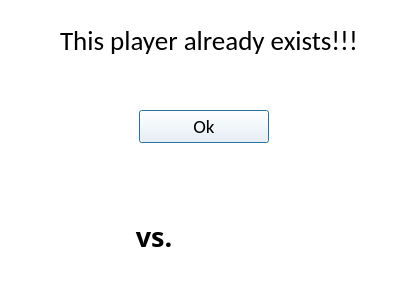
<?xml version="1.0" encoding="UTF-8"?>
<ui version="4.0">
 <class>existPlayer_qdialog</class>
 <widget class="QDialog" name="existPlayer_qdialog">
  <property name="geometry">
   <rect>
    <x>0</x>
    <y>0</y>
    <width>410</width>
    <height>290</height>
   </rect>
  </property>
  <property name="minimumSize">
   <size>
    <width>410</width>
    <height>290</height>
   </size>
  </property>
  <property name="maximumSize">
   <size>
    <width>410</width>
    <height>290</height>
   </size>
  </property>
  <property name="palette">
   <palette>
    <active>
     <colorrole role="WindowText">
      <brush brushstyle="SolidPattern">
       <color alpha="255">
        <red>0</red>
        <green>0</green>
        <blue>0</blue>
       </color>
      </brush>
     </colorrole>
     <colorrole role="Button">
      <brush brushstyle="SolidPattern">
       <color alpha="255">
        <red>255</red>
        <green>255</green>
        <blue>255</blue>
       </color>
      </brush>
     </colorrole>
     <colorrole role="Light">
      <brush brushstyle="SolidPattern">
       <color alpha="255">
        <red>255</red>
        <green>255</green>
        <blue>255</blue>
       </color>
      </brush>
     </colorrole>
     <colorrole role="Midlight">
      <brush brushstyle="SolidPattern">
       <color alpha="255">
        <red>255</red>
        <green>255</green>
        <blue>255</blue>
       </color>
      </brush>
     </colorrole>
     <colorrole role="Dark">
      <brush brushstyle="SolidPattern">
       <color alpha="255">
        <red>127</red>
        <green>127</green>
        <blue>127</blue>
       </color>
      </brush>
     </colorrole>
     <colorrole role="Mid">
      <brush brushstyle="SolidPattern">
       <color alpha="255">
        <red>170</red>
        <green>170</green>
        <blue>170</blue>
       </color>
      </brush>
     </colorrole>
     <colorrole role="Text">
      <brush brushstyle="SolidPattern">
       <color alpha="255">
        <red>0</red>
        <green>0</green>
        <blue>0</blue>
       </color>
      </brush>
     </colorrole>
     <colorrole role="BrightText">
      <brush brushstyle="SolidPattern">
       <color alpha="255">
        <red>255</red>
        <green>255</green>
        <blue>255</blue>
       </color>
      </brush>
     </colorrole>
     <colorrole role="ButtonText">
      <brush brushstyle="SolidPattern">
       <color alpha="255">
        <red>0</red>
        <green>0</green>
        <blue>0</blue>
       </color>
      </brush>
     </colorrole>
     <colorrole role="Base">
      <brush brushstyle="SolidPattern">
       <color alpha="255">
        <red>255</red>
        <green>255</green>
        <blue>255</blue>
       </color>
      </brush>
     </colorrole>
     <colorrole role="Window">
      <brush brushstyle="SolidPattern">
       <color alpha="255">
        <red>255</red>
        <green>255</green>
        <blue>255</blue>
       </color>
      </brush>
     </colorrole>
     <colorrole role="Shadow">
      <brush brushstyle="SolidPattern">
       <color alpha="255">
        <red>0</red>
        <green>0</green>
        <blue>0</blue>
       </color>
      </brush>
     </colorrole>
     <colorrole role="AlternateBase">
      <brush brushstyle="SolidPattern">
       <color alpha="255">
        <red>255</red>
        <green>255</green>
        <blue>255</blue>
       </color>
      </brush>
     </colorrole>
     <colorrole role="ToolTipBase">
      <brush brushstyle="SolidPattern">
       <color alpha="255">
        <red>255</red>
        <green>255</green>
        <blue>220</blue>
       </color>
      </brush>
     </colorrole>
     <colorrole role="ToolTipText">
      <brush brushstyle="SolidPattern">
       <color alpha="255">
        <red>0</red>
        <green>0</green>
        <blue>0</blue>
       </color>
      </brush>
     </colorrole>
    </active>
    <inactive>
     <colorrole role="WindowText">
      <brush brushstyle="SolidPattern">
       <color alpha="255">
        <red>0</red>
        <green>0</green>
        <blue>0</blue>
       </color>
      </brush>
     </colorrole>
     <colorrole role="Button">
      <brush brushstyle="SolidPattern">
       <color alpha="255">
        <red>255</red>
        <green>255</green>
        <blue>255</blue>
       </color>
      </brush>
     </colorrole>
     <colorrole role="Light">
      <brush brushstyle="SolidPattern">
       <color alpha="255">
        <red>255</red>
        <green>255</green>
        <blue>255</blue>
       </color>
      </brush>
     </colorrole>
     <colorrole role="Midlight">
      <brush brushstyle="SolidPattern">
       <color alpha="255">
        <red>255</red>
        <green>255</green>
        <blue>255</blue>
       </color>
      </brush>
     </colorrole>
     <colorrole role="Dark">
      <brush brushstyle="SolidPattern">
       <color alpha="255">
        <red>127</red>
        <green>127</green>
        <blue>127</blue>
       </color>
      </brush>
     </colorrole>
     <colorrole role="Mid">
      <brush brushstyle="SolidPattern">
       <color alpha="255">
        <red>170</red>
        <green>170</green>
        <blue>170</blue>
       </color>
      </brush>
     </colorrole>
     <colorrole role="Text">
      <brush brushstyle="SolidPattern">
       <color alpha="255">
        <red>0</red>
        <green>0</green>
        <blue>0</blue>
       </color>
      </brush>
     </colorrole>
     <colorrole role="BrightText">
      <brush brushstyle="SolidPattern">
       <color alpha="255">
        <red>255</red>
        <green>255</green>
        <blue>255</blue>
       </color>
      </brush>
     </colorrole>
     <colorrole role="ButtonText">
      <brush brushstyle="SolidPattern">
       <color alpha="255">
        <red>0</red>
        <green>0</green>
        <blue>0</blue>
       </color>
      </brush>
     </colorrole>
     <colorrole role="Base">
      <brush brushstyle="SolidPattern">
       <color alpha="255">
        <red>255</red>
        <green>255</green>
        <blue>255</blue>
       </color>
      </brush>
     </colorrole>
     <colorrole role="Window">
      <brush brushstyle="SolidPattern">
       <color alpha="255">
        <red>255</red>
        <green>255</green>
        <blue>255</blue>
       </color>
      </brush>
     </colorrole>
     <colorrole role="Shadow">
      <brush brushstyle="SolidPattern">
       <color alpha="255">
        <red>0</red>
        <green>0</green>
        <blue>0</blue>
       </color>
      </brush>
     </colorrole>
     <colorrole role="AlternateBase">
      <brush brushstyle="SolidPattern">
       <color alpha="255">
        <red>255</red>
        <green>255</green>
        <blue>255</blue>
       </color>
      </brush>
     </colorrole>
     <colorrole role="ToolTipBase">
      <brush brushstyle="SolidPattern">
       <color alpha="255">
        <red>255</red>
        <green>255</green>
        <blue>220</blue>
       </color>
      </brush>
     </colorrole>
     <colorrole role="ToolTipText">
      <brush brushstyle="SolidPattern">
       <color alpha="255">
        <red>0</red>
        <green>0</green>
        <blue>0</blue>
       </color>
      </brush>
     </colorrole>
    </inactive>
    <disabled>
     <colorrole role="WindowText">
      <brush brushstyle="SolidPattern">
       <color alpha="255">
        <red>127</red>
        <green>127</green>
        <blue>127</blue>
       </color>
      </brush>
     </colorrole>
     <colorrole role="Button">
      <brush brushstyle="SolidPattern">
       <color alpha="255">
        <red>255</red>
        <green>255</green>
        <blue>255</blue>
       </color>
      </brush>
     </colorrole>
     <colorrole role="Light">
      <brush brushstyle="SolidPattern">
       <color alpha="255">
        <red>255</red>
        <green>255</green>
        <blue>255</blue>
       </color>
      </brush>
     </colorrole>
     <colorrole role="Midlight">
      <brush brushstyle="SolidPattern">
       <color alpha="255">
        <red>255</red>
        <green>255</green>
        <blue>255</blue>
       </color>
      </brush>
     </colorrole>
     <colorrole role="Dark">
      <brush brushstyle="SolidPattern">
       <color alpha="255">
        <red>127</red>
        <green>127</green>
        <blue>127</blue>
       </color>
      </brush>
     </colorrole>
     <colorrole role="Mid">
      <brush brushstyle="SolidPattern">
       <color alpha="255">
        <red>170</red>
        <green>170</green>
        <blue>170</blue>
       </color>
      </brush>
     </colorrole>
     <colorrole role="Text">
      <brush brushstyle="SolidPattern">
       <color alpha="255">
        <red>127</red>
        <green>127</green>
        <blue>127</blue>
       </color>
      </brush>
     </colorrole>
     <colorrole role="BrightText">
      <brush brushstyle="SolidPattern">
       <color alpha="255">
        <red>255</red>
        <green>255</green>
        <blue>255</blue>
       </color>
      </brush>
     </colorrole>
     <colorrole role="ButtonText">
      <brush brushstyle="SolidPattern">
       <color alpha="255">
        <red>127</red>
        <green>127</green>
        <blue>127</blue>
       </color>
      </brush>
     </colorrole>
     <colorrole role="Base">
      <brush brushstyle="SolidPattern">
       <color alpha="255">
        <red>255</red>
        <green>255</green>
        <blue>255</blue>
       </color>
      </brush>
     </colorrole>
     <colorrole role="Window">
      <brush brushstyle="SolidPattern">
       <color alpha="255">
        <red>255</red>
        <green>255</green>
        <blue>255</blue>
       </color>
      </brush>
     </colorrole>
     <colorrole role="Shadow">
      <brush brushstyle="SolidPattern">
       <color alpha="255">
        <red>0</red>
        <green>0</green>
        <blue>0</blue>
       </color>
      </brush>
     </colorrole>
     <colorrole role="AlternateBase">
      <brush brushstyle="SolidPattern">
       <color alpha="255">
        <red>255</red>
        <green>255</green>
        <blue>255</blue>
       </color>
      </brush>
     </colorrole>
     <colorrole role="ToolTipBase">
      <brush brushstyle="SolidPattern">
       <color alpha="255">
        <red>255</red>
        <green>255</green>
        <blue>220</blue>
       </color>
      </brush>
     </colorrole>
     <colorrole role="ToolTipText">
      <brush brushstyle="SolidPattern">
       <color alpha="255">
        <red>0</red>
        <green>0</green>
        <blue>0</blue>
       </color>
      </brush>
     </colorrole>
    </disabled>
   </palette>
  </property>
  <property name="windowTitle">
   <string>Exit</string>
  </property>
  <widget class="QLabel" name="label_28">
   <property name="geometry">
    <rect>
     <x>60</x>
     <y>10</y>
     <width>331</width>
     <height>61</height>
    </rect>
   </property>
   <property name="font">
    <font>
     <family>Calibri</family>
     <pointsize>20</pointsize>
    </font>
   </property>
   <property name="text">
    <string>This player already exists!!!</string>
   </property>
  </widget>
  <widget class="QWidget" name="layoutWidget">
   <property name="geometry">
    <rect>
     <x>20</x>
     <y>190</y>
     <width>261</width>
     <height>92</height>
    </rect>
   </property>
   <layout class="QHBoxLayout" name="horizontalLayout">
    <item>
     <widget class="QLabel" name="label">
      <property name="text">
       <string/>
      </property>
      <property name="pixmap">
       <pixmap resource="images.qrc">:/newPrefix/C:/Users/Ernesto Zarza/Documents/Nueva carpeta/wav.png</pixmap>
      </property>
     </widget>
    </item>
    <item>
     <widget class="QLabel" name="label_3">
      <property name="maximumSize">
       <size>
        <width>1000</width>
        <height>170</height>
       </size>
      </property>
      <property name="font">
       <font>
        <family>Ravie</family>
        <pointsize>20</pointsize>
        <weight>75</weight>
        <bold>true</bold>
       </font>
      </property>
      <property name="text">
       <string> vs.</string>
      </property>
      <property name="alignment">
       <set>Qt::AlignCenter</set>
      </property>
     </widget>
    </item>
    <item>
     <widget class="QLabel" name="label_2">
      <property name="text">
       <string/>
      </property>
      <property name="pixmap">
       <pixmap resource="images.qrc">:/newPrefix/C:/Users/Ernesto Zarza/Documents/Nueva carpeta/mp3.jpg</pixmap>
      </property>
     </widget>
    </item>
   </layout>
  </widget>
  <widget class="QWidget" name="layoutWidget">
   <property name="geometry">
    <rect>
     <x>70</x>
     <y>110</y>
     <width>268</width>
     <height>33</height>
    </rect>
   </property>
   <layout class="QHBoxLayout" name="horizontalLayout_2">
    <item>
     <widget class="QPushButton" name="ok_btn">
      <property name="minimumSize">
       <size>
        <width>130</width>
        <height>0</height>
       </size>
      </property>
      <property name="maximumSize">
       <size>
        <width>130</width>
        <height>16777215</height>
       </size>
      </property>
      <property name="font">
       <font>
        <family>Calibri</family>
        <pointsize>14</pointsize>
       </font>
      </property>
      <property name="text">
       <string>Ok</string>
      </property>
     </widget>
    </item>
   </layout>
  </widget>
 </widget>
 <resources>
  <include location="images.qrc"/>
  <include location="images.qrc"/>
  <include location="../images.qrc"/>
 </resources>
 <connections/>
</ui>
